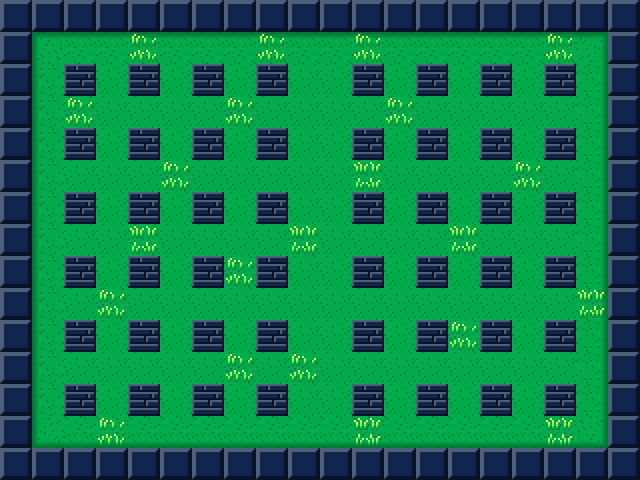

The image is a tile-based game level rendered from a .tmx file. Its description and complete source (layers, tilesets, objects, tile grids) follow:
An orthogonal 20x15 tile map with 32x32 px tiles, 4 tile layers (เลเยอร์ไทล์ 1, เลเยอร์ไทล์ 2, เลเยอร์ไทล์ 3, เลเยอร์ไทล์ 4) and 53 objects.

<map version="1.10" tiledversion="1.11.2" orientation="orthogonal" renderorder="right-down" width="20" height="15" tilewidth="32" tileheight="32" infinite="0" nextlayerid="6" nextobjectid="56">
 <tileset firstgid="1" name="bomberman_sprite_resized" tilewidth="32" tileheight="32" tilecount="64" columns="8">
  <image source="bomberman_sprite_resized.png" width="256" height="256" />
 </tileset>
 <layer id="1" name="เลเยอร์ไทล์ 1" width="20" height="15">
  <data encoding="csv">
14,14,14,14,14,14,14,14,14,14,14,14,14,14,14,14,14,14,14,14,
14,5,6,6,6,6,6,6,6,6,6,6,6,6,6,6,6,6,2684354565,14,
14,13,14,14,14,14,14,14,14,14,14,14,14,14,14,14,14,14,3221225485,14,
14,13,14,14,14,14,14,14,14,14,14,14,14,14,14,14,14,14,3221225485,14,
14,13,14,14,14,14,14,14,14,14,14,14,14,14,14,14,14,14,3221225485,14,
14,13,14,14,14,14,14,14,14,14,14,14,14,14,14,14,14,14,3221225485,14,
14,13,14,14,14,14,14,14,14,14,14,14,14,14,14,14,14,14,3221225485,14,
14,13,14,14,14,14,14,14,14,14,14,14,14,14,14,14,14,14,3221225485,14,
14,13,14,14,14,14,14,14,14,14,14,14,14,14,14,14,14,14,3221225485,14,
14,13,14,14,14,14,14,14,14,14,14,14,14,14,14,14,14,14,3221225485,14,
14,13,14,14,14,14,14,14,14,14,14,14,14,14,14,14,14,14,3221225485,14,
14,13,14,14,14,14,14,14,14,14,14,14,14,14,14,14,14,14,3221225485,14,
14,13,14,14,14,14,14,14,14,14,14,14,14,14,14,14,14,14,3221225485,14,
14,1610612741,3221225478,3221225478,3221225478,3221225478,3221225478,3221225478,3221225478,3221225478,3221225478,3221225478,3221225478,3221225478,3221225478,3221225478,3221225478,3221225478,3221225477,14,
14,14,14,14,14,14,14,14,14,14,14,14,14,14,14,14,14,14,14,14
</data>
 </layer>
 <layer id="2" name="เลเยอร์ไทล์ 2" width="20" height="15">
  <data encoding="csv">
3,3,3,3,3,3,3,3,3,3,3,3,3,3,3,3,3,3,3,3,
3,0,0,0,0,0,0,0,0,0,0,0,0,0,0,0,0,0,0,3,
3,0,0,0,0,0,0,0,0,0,0,0,0,0,0,0,0,0,0,3,
3,0,0,0,0,0,0,0,0,0,0,0,0,0,0,0,0,0,0,3,
3,0,0,0,0,0,0,0,0,0,0,0,0,0,0,0,0,0,0,3,
3,0,0,0,0,0,0,0,0,0,0,0,0,0,0,0,0,0,0,3,
3,0,0,0,0,0,0,0,0,0,0,0,0,0,0,0,0,0,0,3,
3,0,0,0,0,0,0,0,0,0,0,0,0,0,0,0,0,0,0,3,
3,0,0,0,0,0,0,0,0,0,0,0,0,0,0,0,0,0,0,3,
3,0,0,0,0,0,0,0,0,0,0,0,0,0,0,0,0,0,0,3,
3,0,0,0,0,0,0,0,0,0,0,0,0,0,0,0,0,0,0,3,
3,0,0,0,0,0,0,0,0,0,0,0,0,0,0,0,0,0,0,3,
3,0,0,0,0,0,0,0,0,0,0,0,0,0,0,0,0,0,0,3,
3,0,0,0,0,0,0,0,0,0,0,0,0,0,0,0,0,0,0,3,
3,3,3,3,3,3,3,3,3,3,3,3,3,3,3,3,3,3,3,3
</data>
 </layer>
 <layer id="3" name="เลเยอร์ไทล์ 3" width="20" height="15">
  <data encoding="csv">
0,0,0,0,0,0,0,0,0,0,0,0,0,0,0,0,0,0,0,0,
0,0,0,0,0,0,0,0,0,0,0,0,0,0,0,0,0,0,0,0,
0,0,1,0,1,0,1,0,1,0,0,1,0,1,0,1,0,1,0,0,
0,0,0,0,0,0,0,0,0,0,0,0,0,0,0,0,0,0,0,0,
0,0,1,0,1,0,1,0,1,0,0,1,0,1,0,1,0,1,0,0,
0,0,0,0,0,0,0,0,0,0,0,0,0,0,0,0,0,0,0,0,
0,0,1,0,1,0,1,0,1,0,0,1,0,1,0,1,0,1,0,0,
0,0,0,0,0,0,0,0,0,0,0,0,0,0,0,0,0,0,0,0,
0,0,1,0,1,0,1,0,1,0,0,1,0,1,0,1,0,1,0,0,
0,0,0,0,0,0,0,0,0,0,0,0,0,0,0,0,0,0,0,0,
0,0,1,0,1,0,1,0,1,0,0,1,0,1,0,1,0,1,0,0,
0,0,0,0,0,0,0,0,0,0,0,0,0,0,0,0,0,0,0,0,
0,0,1,0,1,0,1,0,1,0,0,1,0,1,0,1,0,1,0,0,
0,0,0,0,0,0,0,0,0,0,0,0,0,0,0,0,0,0,0,0,
0,0,0,0,0,0,0,0,0,0,0,0,0,0,0,0,0,0,0,0
</data>
 </layer>
 <layer id="4" name="เลเยอร์ไทล์ 4" width="20" height="15">
  <data encoding="csv">
0,0,0,0,0,0,0,0,0,0,0,0,0,0,0,0,0,0,0,0,
0,0,0,0,20,0,0,0,20,0,0,20,0,0,0,0,0,20,0,0,
0,0,0,0,0,0,0,0,0,0,0,0,0,0,0,0,0,0,0,0,
0,0,20,0,0,0,0,20,0,0,0,0,20,0,0,0,0,0,0,0,
0,0,0,0,0,0,0,0,0,0,0,0,0,0,0,0,0,0,0,0,
0,0,0,0,0,20,0,0,0,0,0,28,0,0,0,0,20,0,0,0,
0,0,0,0,0,0,0,0,0,0,0,0,0,0,0,0,0,0,0,0,
0,0,0,0,28,0,0,0,0,28,0,0,0,0,28,0,0,0,0,0,
0,0,0,0,0,0,0,20,0,0,0,0,0,0,0,0,0,0,0,0,
0,0,0,20,0,0,0,0,0,0,0,0,0,0,0,0,0,0,28,0,
0,0,0,0,0,0,0,0,0,0,0,0,0,0,20,0,0,0,0,0,
0,0,0,0,0,0,0,20,0,20,0,0,0,0,0,0,0,0,0,0,
0,0,0,0,0,0,0,0,0,0,0,0,0,0,0,0,0,0,0,0,
0,0,0,20,0,0,0,0,0,0,0,28,0,0,0,0,0,28,0,0,
0,0,0,0,0,0,0,0,0,0,0,0,0,0,0,0,0,0,0,0
</data>
 </layer>
 <objectgroup id="5" name="เลเยอร์ออบเจกต์ 1">
  <object id="1" x="8" y="4.66667" width="24" height="462" />
  <object id="2" x="609" y="7" width="24" height="459" />
  <object id="3" x="23" y="447" width="590" height="21" />
  <object id="4" x="32" y="13" width="588" height="18" />
  <object id="5" x="64" y="64" width="32" height="32" />
  <object id="6" x="128" y="64" width="32.6667" height="31.6667" />
  <object id="7" x="160.667" y="95.6667" height="0.333333" />
  <object id="8" x="192" y="64.3333" width="32.6667" height="32" />
  <object id="9" x="256.333" y="63.6667" width="31.6667" height="32.3333" />
  <object id="10" x="352.333" y="63.6667" width="32" height="32.6667" />
  <object id="11" x="415.667" y="64" width="32.6667" height="31.6667" />
  <object id="12" x="480" y="64" width="32.3333" height="32" />
  <object id="13" x="544" y="64" width="32" height="32.3333" />
  <object id="14" x="544" y="128.333" width="32" height="32" />
  <object id="15" x="480.333" y="128" width="32" height="31.6667" />
  <object id="16" x="416" y="128" width="32" height="31.6667" />
  <object id="17" x="352" y="128" width="32" height="31.6667" />
  <object id="18" x="255.667" y="128" width="32.3333" height="32" />
  <object id="20" x="192" y="128" width="32.3333" height="32" />
  <object id="21" x="128" y="128" width="32" height="31.6667" />
  <object id="22" x="64.3333" y="128" width="32" height="31.6667" />
  <object id="23" x="64" y="192.333" width="32.3333" height="31.3333" />
  <object id="24" x="128" y="192" width="32" height="32" />
  <object id="25" x="192.333" y="192.333" width="31.3333" height="31.3333" />
  <object id="26" x="256" y="192" width="31.6667" height="31.6667" />
  <object id="27" x="352" y="192" width="32.3333" height="31.6667" />
  <object id="28" x="416.333" y="192" width="31.6667" height="31.6667" />
  <object id="29" x="480" y="191.667" width="32.3333" height="32.3333" />
  <object id="30" x="544.333" y="192" width="31.3333" height="31.6667" />
  <object id="31" x="544" y="256.333" width="32.3333" height="30.6667" />
  <object id="32" x="479.667" y="256" width="32.3333" height="32" />
  <object id="33" x="416" y="256.333" width="32" height="31.6667" />
  <object id="34" x="352.333" y="256" width="32" height="32" />
  <object id="35" x="256" y="256" width="32.3333" height="31.6667" />
  <object id="36" x="192" y="256.333" width="32" height="32" />
  <object id="37" x="128" y="256" width="32.3333" height="31.3333" />
  <object id="38" x="64" y="256.667" width="32" height="30.6667" />
  <object id="39" x="63.6667" y="320.333" width="32.3333" height="31" />
  <object id="40" x="128" y="320" width="32" height="31.6667" />
  <object id="41" x="192" y="320" width="32" height="32" />
  <object id="42" x="256" y="319.667" width="32.3333" height="32.6667" />
  <object id="43" x="352.333" y="320.333" width="31.3333" height="31.6667" />
  <object id="44" x="415.667" y="319.333" width="32.3333" height="32.6667" />
  <object id="45" x="479.667" y="320" width="32.6667" height="31.6667" />
  <object id="46" x="544" y="320" width="32.3333" height="32.3333" />
  <object id="47" x="544" y="384" width="32" height="31.3333" />
  <object id="48" x="479.333" y="383.667" width="33" height="32" />
  <object id="49" x="415.667" y="384" width="32" height="31.6667" />
  <object id="50" x="351.667" y="384.333" width="32" height="31.3333" />
  <object id="51" x="256" y="384.333" width="32" height="31.6667" />
  <object id="52" x="192" y="383.667" width="32.3333" height="32" />
  <object id="53" x="128" y="384" width="32.3333" height="32" />
  <object id="54" x="64" y="383.667" width="31.6667" height="32" />
 </objectgroup>
</map>